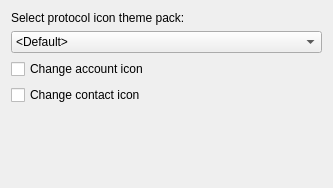
<?xml version="1.0" encoding="UTF-8"?>
<ui version="4.0">
 <class>PluginSettings</class>
 <widget class="QWidget" name="PluginSettings">
  <property name="geometry">
   <rect>
    <x>0</x>
    <y>0</y>
    <width>333</width>
    <height>188</height>
   </rect>
  </property>
  <layout class="QGridLayout" name="gridLayout">
   <item row="0" column="0">
    <widget class="QLabel" name="label">
     <property name="text">
      <string>Select protocol icon theme pack:</string>
     </property>
    </widget>
   </item>
   <item row="1" column="0">
    <widget class="QComboBox" name="comboBox">
     <item>
      <property name="text">
       <string>&lt;Default&gt;</string>
      </property>
     </item>
    </widget>
   </item>
   <item row="4" column="0">
    <spacer name="verticalSpacer">
     <property name="orientation">
      <enum>Qt::Vertical</enum>
     </property>
     <property name="sizeHint" stdset="0">
      <size>
       <width>20</width>
       <height>40</height>
      </size>
     </property>
    </spacer>
   </item>
   <item row="2" column="0">
    <widget class="QCheckBox" name="accountCheckBox">
     <property name="text">
      <string>Change account icon</string>
     </property>
    </widget>
   </item>
   <item row="3" column="0">
    <widget class="QCheckBox" name="contactCheckBox">
     <property name="text">
      <string>Change contact icon</string>
     </property>
    </widget>
   </item>
  </layout>
 </widget>
 <resources/>
 <connections/>
</ui>
